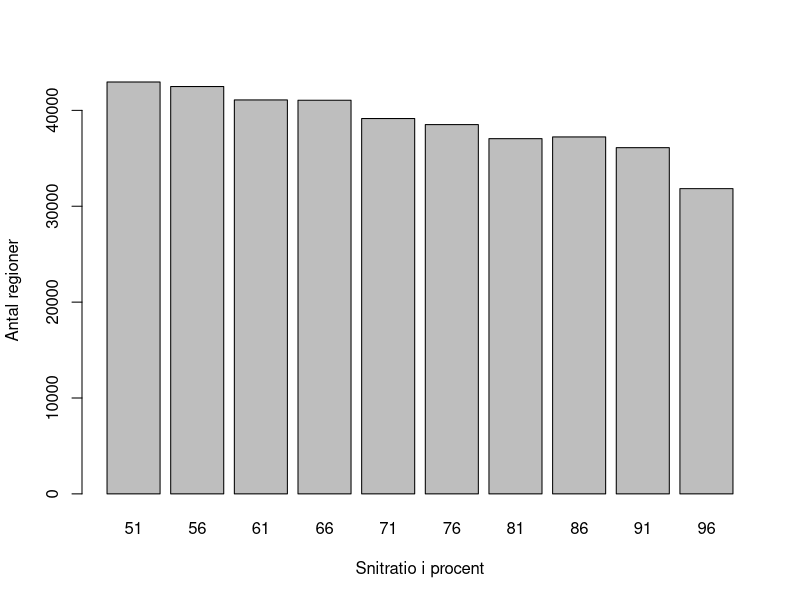
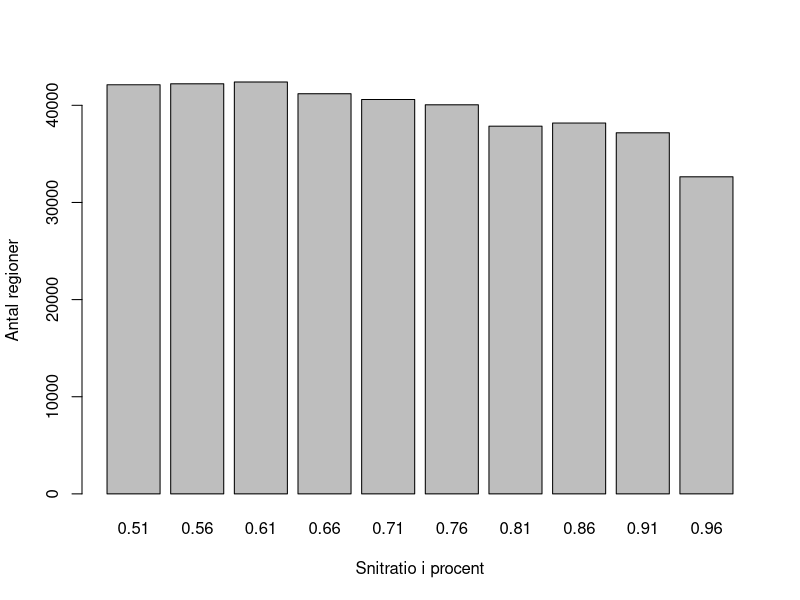
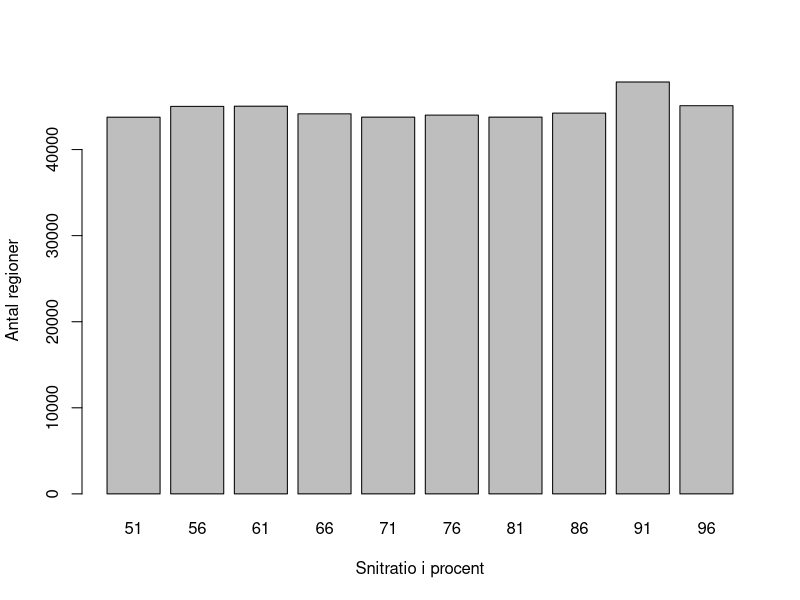
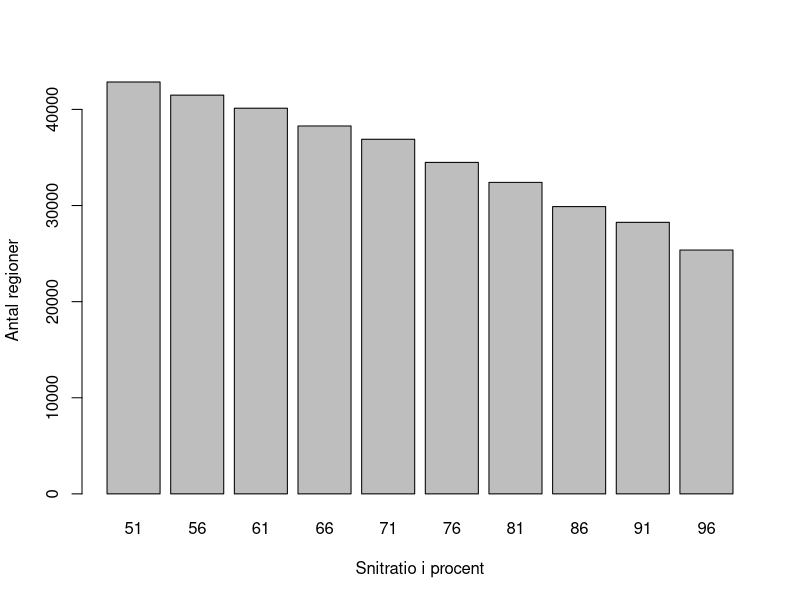
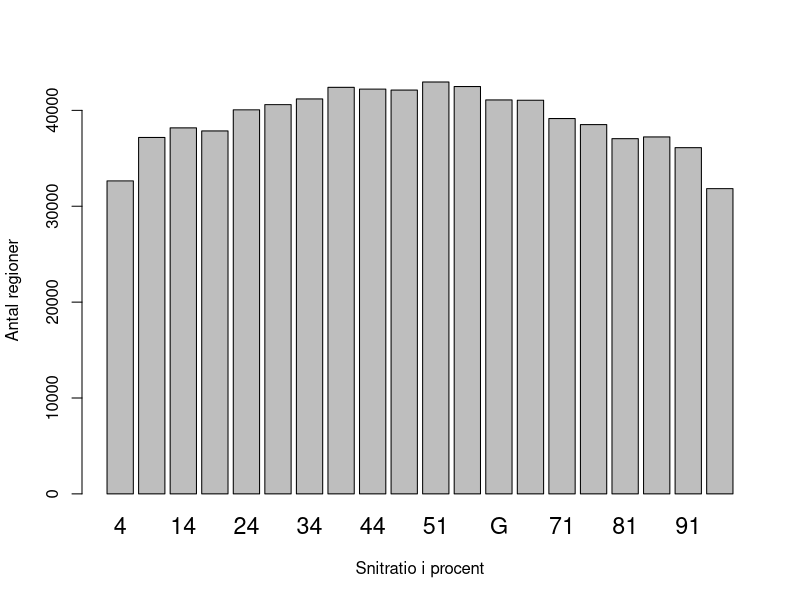
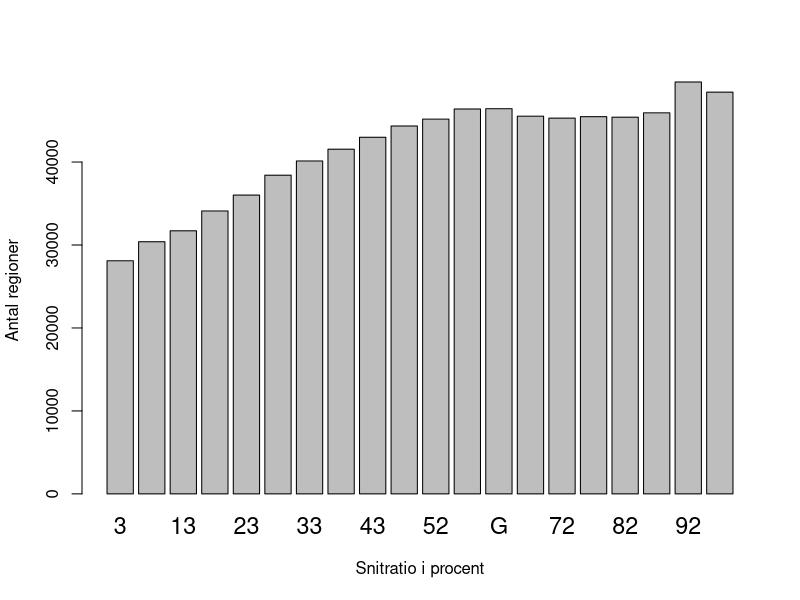

Source code (R) for these figures, in order:
d0 <- read.table("csv/cut0featsperratio.csv", sep=",", header=TRUE)
d1 <- read.table("csv/cut1featsperratio.csv", sep=",", header=TRUE)
d2 <- read.table("csv/cut2featsperratio.csv", sep=",", header=TRUE)
d3 <- read.table("csv/cut3featsperratio.csv", sep=",", header=TRUE)
d4 <- read.table("csv/cut0cut1eatsperratio.csv", sep=",",header=TRUE)
d5 <- read.table("csv/cut2cut3eatsperratio.csv", sep=",",header=TRUE)

png("billeder/cut0featsperratio.png")
barplot(d0$interessante.regioner,beside=TRUE, names=d0$ratios, cex.axis=1.0, cex.names = 1, xlab = "Snitratio i procent", ylab = "Antal regioner"  )
dev.off()
png("billeder/cut1featsperratio.png")
barplot(d1$interessante.regioner,beside=TRUE, names=d1$ratios, cex.axis=1.0, cex.names = 1, xlab = "Snitratio i procent", ylab = "Antal regioner"  )
dev.off()
png("billeder/cut2featsperratio.png")
barplot(d2$interessante.regioner,beside=TRUE, names=d2$ratios, cex.axis=1.0, cex.names = 1, xlab = "Snitratio i procent", ylab = "Antal regioner"  )
dev.off()
png("billeder/cut3featsperratio.png")
barplot(d3$interessante.regioner,beside=TRUE, names=d3$ratios, cex.axis=1.0, cex.names = 1, xlab = "Snitratio i procent", ylab = "Antal regioner"  )
dev.off()
png("billeder/cut0cut1eatsperratio.png", height = 480, width = 800)
barplot(d4$interessante.regioner,bedside=TRUE,names=d4$ratios, cex.axis=1.0, cex.names = 1.4, xlab = "Snitratio i procent", ylab = "Antal regioner"  )
dev.off()
png("billeder/cut2cut3eatsperratio.png", height = 480, width = 800)
barplot(d5$interessante.regioner,beside=TRUE,names=d5$ratios, cex.axis=1.0,  cex.names = 1.4, xlab = "Snitratio i procent", ylab = "Antal regioner"  )
dev.off()
q()
